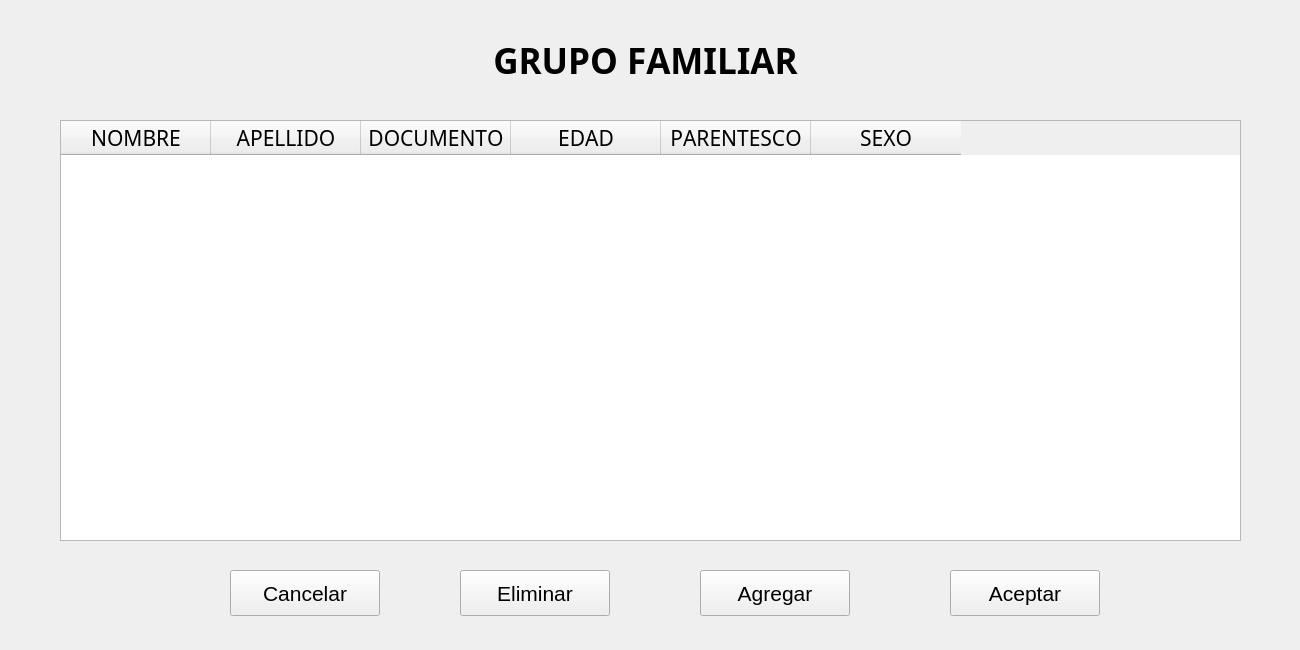
<?xml version="1.0" encoding="UTF-8"?>
<ui version="4.0">
 <class>GrupoFlia</class>
 <widget class="QDialog" name="GrupoFlia">
  <property name="enabled">
   <bool>true</bool>
  </property>
  <property name="geometry">
   <rect>
    <x>0</x>
    <y>0</y>
    <width>1300</width>
    <height>650</height>
   </rect>
  </property>
  <property name="font">
   <font>
    <family>MS Gothic</family>
    <kerning>false</kerning>
   </font>
  </property>
  <property name="windowTitle">
   <string notr="true">Grupo Familiar</string>
  </property>
  <property name="windowIcon">
   <iconset resource="Icons.qrc">
    <normaloff>:/icon|s/icons/logoTruck.png</normaloff>:/icon|s/icons/logoTruck.png</iconset>
  </property>
  <property name="toolTip">
   <string notr="true"/>
  </property>
  <property name="statusTip">
   <string notr="true"/>
  </property>
  <property name="whatsThis">
   <string notr="true"/>
  </property>
  <property name="accessibleName">
   <string notr="true"/>
  </property>
  <property name="accessibleDescription">
   <string notr="true"/>
  </property>
  <property name="windowFilePath">
   <string notr="true"/>
  </property>
  <widget class="QLabel" name="labelTitulo">
   <property name="geometry">
    <rect>
     <x>10</x>
     <y>40</y>
     <width>1271</width>
     <height>41</height>
    </rect>
   </property>
   <property name="font">
    <font>
     <family>Arial Black</family>
     <pointsize>26</pointsize>
     <weight>75</weight>
     <italic>false</italic>
     <bold>true</bold>
     <underline>false</underline>
     <strikeout>false</strikeout>
     <kerning>false</kerning>
    </font>
   </property>
   <property name="toolTip">
    <string notr="true"/>
   </property>
   <property name="statusTip">
    <string notr="true"/>
   </property>
   <property name="whatsThis">
    <string notr="true"/>
   </property>
   <property name="accessibleName">
    <string notr="true"/>
   </property>
   <property name="accessibleDescription">
    <string notr="true"/>
   </property>
   <property name="text">
    <string notr="true">GRUPO FAMILIAR</string>
   </property>
   <property name="alignment">
    <set>Qt::AlignCenter</set>
   </property>
   <property name="textInteractionFlags">
    <set>Qt::NoTextInteraction</set>
   </property>
  </widget>
  <widget class="QPushButton" name="pushButtonAgregar">
   <property name="enabled">
    <bool>true</bool>
   </property>
   <property name="geometry">
    <rect>
     <x>700</x>
     <y>570</y>
     <width>150</width>
     <height>46</height>
    </rect>
   </property>
   <property name="font">
    <font>
     <family>MS Shell Dlg 2</family>
     <pointsize>16</pointsize>
     <kerning>false</kerning>
    </font>
   </property>
   <property name="focusPolicy">
    <enum>Qt::NoFocus</enum>
   </property>
   <property name="contextMenuPolicy">
    <enum>Qt::NoContextMenu</enum>
   </property>
   <property name="toolTip">
    <string notr="true"/>
   </property>
   <property name="statusTip">
    <string notr="true"/>
   </property>
   <property name="whatsThis">
    <string notr="true"/>
   </property>
   <property name="accessibleName">
    <string notr="true"/>
   </property>
   <property name="accessibleDescription">
    <string notr="true"/>
   </property>
   <property name="text">
    <string notr="true">Agregar</string>
   </property>
   <property name="shortcut">
    <string notr="true"/>
   </property>
   <property name="autoDefault">
    <bool>false</bool>
   </property>
  </widget>
  <widget class="QPushButton" name="pushButtonCancelar">
   <property name="geometry">
    <rect>
     <x>230</x>
     <y>570</y>
     <width>150</width>
     <height>46</height>
    </rect>
   </property>
   <property name="font">
    <font>
     <family>MS Shell Dlg 2</family>
     <pointsize>16</pointsize>
     <kerning>false</kerning>
    </font>
   </property>
   <property name="focusPolicy">
    <enum>Qt::NoFocus</enum>
   </property>
   <property name="contextMenuPolicy">
    <enum>Qt::NoContextMenu</enum>
   </property>
   <property name="toolTip">
    <string notr="true"/>
   </property>
   <property name="statusTip">
    <string notr="true"/>
   </property>
   <property name="whatsThis">
    <string notr="true"/>
   </property>
   <property name="accessibleName">
    <string notr="true"/>
   </property>
   <property name="accessibleDescription">
    <string notr="true"/>
   </property>
   <property name="text">
    <string notr="true">Cancelar</string>
   </property>
   <property name="shortcut">
    <string notr="true"/>
   </property>
   <property name="autoDefault">
    <bool>false</bool>
   </property>
  </widget>
  <widget class="QPushButton" name="pushButtonEliminar">
   <property name="geometry">
    <rect>
     <x>460</x>
     <y>570</y>
     <width>150</width>
     <height>46</height>
    </rect>
   </property>
   <property name="font">
    <font>
     <family>MS Shell Dlg 2</family>
     <pointsize>16</pointsize>
     <kerning>false</kerning>
    </font>
   </property>
   <property name="focusPolicy">
    <enum>Qt::NoFocus</enum>
   </property>
   <property name="contextMenuPolicy">
    <enum>Qt::NoContextMenu</enum>
   </property>
   <property name="toolTip">
    <string notr="true"/>
   </property>
   <property name="statusTip">
    <string notr="true"/>
   </property>
   <property name="whatsThis">
    <string notr="true"/>
   </property>
   <property name="accessibleName">
    <string notr="true"/>
   </property>
   <property name="accessibleDescription">
    <string notr="true"/>
   </property>
   <property name="text">
    <string notr="true">Eliminar</string>
   </property>
   <property name="shortcut">
    <string notr="true"/>
   </property>
   <property name="autoDefault">
    <bool>false</bool>
   </property>
  </widget>
  <widget class="QPushButton" name="pushButtonAceptar">
   <property name="geometry">
    <rect>
     <x>950</x>
     <y>570</y>
     <width>150</width>
     <height>46</height>
    </rect>
   </property>
   <property name="font">
    <font>
     <family>MS Shell Dlg 2</family>
     <pointsize>16</pointsize>
     <kerning>false</kerning>
    </font>
   </property>
   <property name="focusPolicy">
    <enum>Qt::NoFocus</enum>
   </property>
   <property name="contextMenuPolicy">
    <enum>Qt::NoContextMenu</enum>
   </property>
   <property name="toolTip">
    <string notr="true"/>
   </property>
   <property name="statusTip">
    <string notr="true"/>
   </property>
   <property name="whatsThis">
    <string notr="true"/>
   </property>
   <property name="accessibleName">
    <string notr="true"/>
   </property>
   <property name="accessibleDescription">
    <string notr="true"/>
   </property>
   <property name="text">
    <string notr="true">Aceptar</string>
   </property>
   <property name="shortcut">
    <string notr="true"/>
   </property>
   <property name="autoDefault">
    <bool>false</bool>
   </property>
  </widget>
  <widget class="QTableWidget" name="tableWidget">
   <property name="geometry">
    <rect>
     <x>60</x>
     <y>120</y>
     <width>1181</width>
     <height>421</height>
    </rect>
   </property>
   <property name="font">
    <font>
     <pointsize>16</pointsize>
    </font>
   </property>
   <attribute name="horizontalHeaderDefaultSectionSize">
    <number>150</number>
   </attribute>
   <attribute name="horizontalHeaderHighlightSections">
    <bool>false</bool>
   </attribute>
   <attribute name="horizontalHeaderMinimumSectionSize">
    <number>50</number>
   </attribute>
   <attribute name="verticalHeaderVisible">
    <bool>false</bool>
   </attribute>
   <attribute name="verticalHeaderDefaultSectionSize">
    <number>30</number>
   </attribute>
   <attribute name="verticalHeaderHighlightSections">
    <bool>false</bool>
   </attribute>
   <attribute name="verticalHeaderMinimumSectionSize">
    <number>30</number>
   </attribute>
   <column>
    <property name="text">
     <string>NOMBRE</string>
    </property>
   </column>
   <column>
    <property name="text">
     <string>APELLIDO</string>
    </property>
   </column>
   <column>
    <property name="text">
     <string>DOCUMENTO</string>
    </property>
   </column>
   <column>
    <property name="text">
     <string>EDAD</string>
    </property>
   </column>
   <column>
    <property name="text">
     <string>PARENTESCO</string>
    </property>
   </column>
   <column>
    <property name="text">
     <string>SEXO</string>
    </property>
   </column>
  </widget>
 </widget>
 <resources>
  <include location="Icons.qrc"/>
 </resources>
 <connections/>
</ui>
